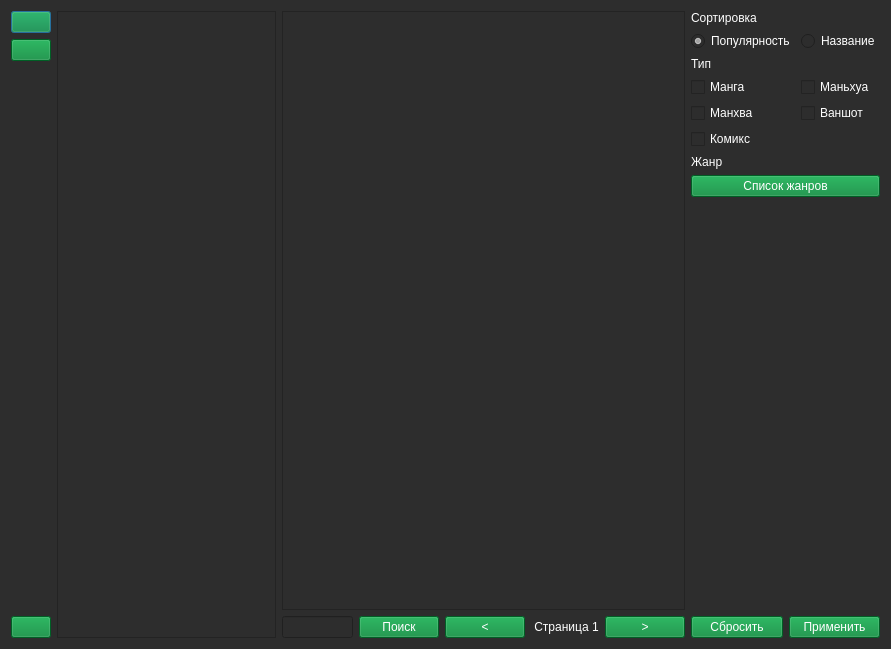
<?xml version="1.0" encoding="UTF-8"?>
<ui version="4.0">
 <class>Dialog</class>
 <widget class="QDialog" name="Dialog">
  <property name="geometry">
   <rect>
    <x>0</x>
    <y>0</y>
    <width>891</width>
    <height>649</height>
   </rect>
  </property>
  <property name="palette">
   <palette>
    <active>
     <colorrole role="WindowText">
      <brush brushstyle="SolidPattern">
       <color alpha="255">
        <red>255</red>
        <green>255</green>
        <blue>255</blue>
       </color>
      </brush>
     </colorrole>
     <colorrole role="Button">
      <brush brushstyle="SolidPattern">
       <color alpha="255">
        <red>45</red>
        <green>45</green>
        <blue>45</blue>
       </color>
      </brush>
     </colorrole>
     <colorrole role="Light">
      <brush brushstyle="SolidPattern">
       <color alpha="255">
        <red>45</red>
        <green>45</green>
        <blue>45</blue>
       </color>
      </brush>
     </colorrole>
     <colorrole role="Midlight">
      <brush brushstyle="SolidPattern">
       <color alpha="255">
        <red>45</red>
        <green>45</green>
        <blue>45</blue>
       </color>
      </brush>
     </colorrole>
     <colorrole role="Dark">
      <brush brushstyle="SolidPattern">
       <color alpha="255">
        <red>45</red>
        <green>45</green>
        <blue>45</blue>
       </color>
      </brush>
     </colorrole>
     <colorrole role="Mid">
      <brush brushstyle="SolidPattern">
       <color alpha="255">
        <red>45</red>
        <green>45</green>
        <blue>45</blue>
       </color>
      </brush>
     </colorrole>
     <colorrole role="Text">
      <brush brushstyle="SolidPattern">
       <color alpha="255">
        <red>255</red>
        <green>255</green>
        <blue>255</blue>
       </color>
      </brush>
     </colorrole>
     <colorrole role="ButtonText">
      <brush brushstyle="SolidPattern">
       <color alpha="255">
        <red>255</red>
        <green>255</green>
        <blue>255</blue>
       </color>
      </brush>
     </colorrole>
     <colorrole role="Base">
      <brush brushstyle="SolidPattern">
       <color alpha="255">
        <red>45</red>
        <green>45</green>
        <blue>45</blue>
       </color>
      </brush>
     </colorrole>
     <colorrole role="Window">
      <brush brushstyle="SolidPattern">
       <color alpha="255">
        <red>45</red>
        <green>45</green>
        <blue>45</blue>
       </color>
      </brush>
     </colorrole>
     <colorrole role="Shadow">
      <brush brushstyle="SolidPattern">
       <color alpha="255">
        <red>45</red>
        <green>45</green>
        <blue>45</blue>
       </color>
      </brush>
     </colorrole>
     <colorrole role="Highlight">
      <brush brushstyle="SolidPattern">
       <color alpha="255">
        <red>0</red>
        <green>133</green>
        <blue>62</blue>
       </color>
      </brush>
     </colorrole>
     <colorrole role="AlternateBase">
      <brush brushstyle="SolidPattern">
       <color alpha="255">
        <red>45</red>
        <green>45</green>
        <blue>45</blue>
       </color>
      </brush>
     </colorrole>
     <colorrole role="ToolTipBase">
      <brush brushstyle="SolidPattern">
       <color alpha="255">
        <red>45</red>
        <green>45</green>
        <blue>45</blue>
       </color>
      </brush>
     </colorrole>
     <colorrole role="ToolTipText">
      <brush brushstyle="SolidPattern">
       <color alpha="255">
        <red>236</red>
        <green>240</green>
        <blue>241</blue>
       </color>
      </brush>
     </colorrole>
     <colorrole role="PlaceholderText">
      <brush brushstyle="SolidPattern">
       <color alpha="255">
        <red>255</red>
        <green>255</green>
        <blue>255</blue>
       </color>
      </brush>
     </colorrole>
    </active>
    <inactive>
     <colorrole role="WindowText">
      <brush brushstyle="SolidPattern">
       <color alpha="255">
        <red>255</red>
        <green>255</green>
        <blue>255</blue>
       </color>
      </brush>
     </colorrole>
     <colorrole role="Button">
      <brush brushstyle="SolidPattern">
       <color alpha="255">
        <red>45</red>
        <green>45</green>
        <blue>45</blue>
       </color>
      </brush>
     </colorrole>
     <colorrole role="Light">
      <brush brushstyle="SolidPattern">
       <color alpha="255">
        <red>45</red>
        <green>45</green>
        <blue>45</blue>
       </color>
      </brush>
     </colorrole>
     <colorrole role="Midlight">
      <brush brushstyle="SolidPattern">
       <color alpha="255">
        <red>45</red>
        <green>45</green>
        <blue>45</blue>
       </color>
      </brush>
     </colorrole>
     <colorrole role="Dark">
      <brush brushstyle="SolidPattern">
       <color alpha="255">
        <red>45</red>
        <green>45</green>
        <blue>45</blue>
       </color>
      </brush>
     </colorrole>
     <colorrole role="Mid">
      <brush brushstyle="SolidPattern">
       <color alpha="255">
        <red>45</red>
        <green>45</green>
        <blue>45</blue>
       </color>
      </brush>
     </colorrole>
     <colorrole role="Text">
      <brush brushstyle="SolidPattern">
       <color alpha="255">
        <red>255</red>
        <green>255</green>
        <blue>255</blue>
       </color>
      </brush>
     </colorrole>
     <colorrole role="ButtonText">
      <brush brushstyle="SolidPattern">
       <color alpha="255">
        <red>255</red>
        <green>255</green>
        <blue>255</blue>
       </color>
      </brush>
     </colorrole>
     <colorrole role="Base">
      <brush brushstyle="SolidPattern">
       <color alpha="255">
        <red>45</red>
        <green>45</green>
        <blue>45</blue>
       </color>
      </brush>
     </colorrole>
     <colorrole role="Window">
      <brush brushstyle="SolidPattern">
       <color alpha="255">
        <red>45</red>
        <green>45</green>
        <blue>45</blue>
       </color>
      </brush>
     </colorrole>
     <colorrole role="Shadow">
      <brush brushstyle="SolidPattern">
       <color alpha="255">
        <red>45</red>
        <green>45</green>
        <blue>45</blue>
       </color>
      </brush>
     </colorrole>
     <colorrole role="Highlight">
      <brush brushstyle="SolidPattern">
       <color alpha="255">
        <red>0</red>
        <green>133</green>
        <blue>62</blue>
       </color>
      </brush>
     </colorrole>
     <colorrole role="AlternateBase">
      <brush brushstyle="SolidPattern">
       <color alpha="255">
        <red>45</red>
        <green>45</green>
        <blue>45</blue>
       </color>
      </brush>
     </colorrole>
     <colorrole role="ToolTipBase">
      <brush brushstyle="SolidPattern">
       <color alpha="255">
        <red>45</red>
        <green>45</green>
        <blue>45</blue>
       </color>
      </brush>
     </colorrole>
     <colorrole role="ToolTipText">
      <brush brushstyle="SolidPattern">
       <color alpha="255">
        <red>236</red>
        <green>240</green>
        <blue>241</blue>
       </color>
      </brush>
     </colorrole>
     <colorrole role="PlaceholderText">
      <brush brushstyle="SolidPattern">
       <color alpha="255">
        <red>255</red>
        <green>255</green>
        <blue>255</blue>
       </color>
      </brush>
     </colorrole>
    </inactive>
    <disabled>
     <colorrole role="WindowText">
      <brush brushstyle="SolidPattern">
       <color alpha="255">
        <red>255</red>
        <green>255</green>
        <blue>255</blue>
       </color>
      </brush>
     </colorrole>
     <colorrole role="Button">
      <brush brushstyle="SolidPattern">
       <color alpha="255">
        <red>45</red>
        <green>45</green>
        <blue>45</blue>
       </color>
      </brush>
     </colorrole>
     <colorrole role="Light">
      <brush brushstyle="SolidPattern">
       <color alpha="255">
        <red>45</red>
        <green>45</green>
        <blue>45</blue>
       </color>
      </brush>
     </colorrole>
     <colorrole role="Midlight">
      <brush brushstyle="SolidPattern">
       <color alpha="255">
        <red>45</red>
        <green>45</green>
        <blue>45</blue>
       </color>
      </brush>
     </colorrole>
     <colorrole role="Dark">
      <brush brushstyle="SolidPattern">
       <color alpha="255">
        <red>45</red>
        <green>45</green>
        <blue>45</blue>
       </color>
      </brush>
     </colorrole>
     <colorrole role="Mid">
      <brush brushstyle="SolidPattern">
       <color alpha="255">
        <red>45</red>
        <green>45</green>
        <blue>45</blue>
       </color>
      </brush>
     </colorrole>
     <colorrole role="Text">
      <brush brushstyle="SolidPattern">
       <color alpha="255">
        <red>255</red>
        <green>255</green>
        <blue>255</blue>
       </color>
      </brush>
     </colorrole>
     <colorrole role="ButtonText">
      <brush brushstyle="SolidPattern">
       <color alpha="255">
        <red>255</red>
        <green>255</green>
        <blue>255</blue>
       </color>
      </brush>
     </colorrole>
     <colorrole role="Base">
      <brush brushstyle="SolidPattern">
       <color alpha="255">
        <red>45</red>
        <green>45</green>
        <blue>45</blue>
       </color>
      </brush>
     </colorrole>
     <colorrole role="Window">
      <brush brushstyle="SolidPattern">
       <color alpha="255">
        <red>45</red>
        <green>45</green>
        <blue>45</blue>
       </color>
      </brush>
     </colorrole>
     <colorrole role="Shadow">
      <brush brushstyle="SolidPattern">
       <color alpha="255">
        <red>45</red>
        <green>45</green>
        <blue>45</blue>
       </color>
      </brush>
     </colorrole>
     <colorrole role="Highlight">
      <brush brushstyle="SolidPattern">
       <color alpha="255">
        <red>0</red>
        <green>120</green>
        <blue>215</blue>
       </color>
      </brush>
     </colorrole>
     <colorrole role="AlternateBase">
      <brush brushstyle="SolidPattern">
       <color alpha="255">
        <red>45</red>
        <green>45</green>
        <blue>45</blue>
       </color>
      </brush>
     </colorrole>
     <colorrole role="ToolTipBase">
      <brush brushstyle="SolidPattern">
       <color alpha="255">
        <red>45</red>
        <green>45</green>
        <blue>45</blue>
       </color>
      </brush>
     </colorrole>
     <colorrole role="ToolTipText">
      <brush brushstyle="SolidPattern">
       <color alpha="255">
        <red>236</red>
        <green>240</green>
        <blue>241</blue>
       </color>
      </brush>
     </colorrole>
     <colorrole role="PlaceholderText">
      <brush brushstyle="SolidPattern">
       <color alpha="255">
        <red>255</red>
        <green>255</green>
        <blue>255</blue>
       </color>
      </brush>
     </colorrole>
    </disabled>
   </palette>
  </property>
  <property name="windowTitle">
   <string>Dialog</string>
  </property>
  <property name="styleSheet">
   <string notr="true">color: rgb(255, 255, 255);
background-color: rgb(45, 45, 45);</string>
  </property>
  <layout class="QHBoxLayout" name="horizontalLayout_3">
   <item>
    <layout class="QVBoxLayout" name="verticalLayout_2">
     <item>
      <widget class="QPushButton" name="btn_mylist">
       <property name="styleSheet">
        <string notr="true">background-color: rgb(0, 133, 52);
color: rgb(255, 255, 255);</string>
       </property>
       <property name="text">
        <string/>
       </property>
       <property name="icon">
        <iconset>
         <normalon>images/library.png</normalon>
        </iconset>
       </property>
      </widget>
     </item>
     <item>
      <widget class="QPushButton" name="btn_main">
       <property name="styleSheet">
        <string notr="true">background-color: rgb(0, 133, 52);
color: rgb(255, 255, 255);</string>
       </property>
       <property name="text">
        <string/>
       </property>
       <property name="icon">
        <iconset>
         <normalon>images/main.png</normalon>
        </iconset>
       </property>
      </widget>
     </item>
     <item>
      <spacer name="verticalSpacer_2">
       <property name="orientation">
        <enum>Qt::Vertical</enum>
       </property>
       <property name="sizeHint" stdset="0">
        <size>
         <width>20</width>
         <height>40</height>
        </size>
       </property>
      </spacer>
     </item>
     <item>
      <widget class="QPushButton" name="btn_settings">
       <property name="styleSheet">
        <string notr="true">background-color: rgb(0, 133, 52);
color: rgb(255, 255, 255);</string>
       </property>
       <property name="text">
        <string/>
       </property>
      </widget>
     </item>
    </layout>
   </item>
   <item>
    <widget class="QListWidget" name="catalog_list">
     <property name="enabled">
      <bool>true</bool>
     </property>
    </widget>
   </item>
   <item>
    <layout class="QVBoxLayout" name="verticalLayout">
     <item>
      <widget class="QListWidget" name="list_manga">
       <property name="palette">
        <palette>
         <active>
          <colorrole role="WindowText">
           <brush brushstyle="SolidPattern">
            <color alpha="255">
             <red>255</red>
             <green>255</green>
             <blue>255</blue>
            </color>
           </brush>
          </colorrole>
          <colorrole role="Button">
           <brush brushstyle="SolidPattern">
            <color alpha="255">
             <red>45</red>
             <green>45</green>
             <blue>45</blue>
            </color>
           </brush>
          </colorrole>
          <colorrole role="Light">
           <brush brushstyle="SolidPattern">
            <color alpha="255">
             <red>45</red>
             <green>45</green>
             <blue>45</blue>
            </color>
           </brush>
          </colorrole>
          <colorrole role="Midlight">
           <brush brushstyle="SolidPattern">
            <color alpha="255">
             <red>45</red>
             <green>45</green>
             <blue>45</blue>
            </color>
           </brush>
          </colorrole>
          <colorrole role="Dark">
           <brush brushstyle="SolidPattern">
            <color alpha="255">
             <red>45</red>
             <green>45</green>
             <blue>45</blue>
            </color>
           </brush>
          </colorrole>
          <colorrole role="Mid">
           <brush brushstyle="SolidPattern">
            <color alpha="255">
             <red>45</red>
             <green>45</green>
             <blue>45</blue>
            </color>
           </brush>
          </colorrole>
          <colorrole role="Text">
           <brush brushstyle="SolidPattern">
            <color alpha="255">
             <red>255</red>
             <green>255</green>
             <blue>255</blue>
            </color>
           </brush>
          </colorrole>
          <colorrole role="ButtonText">
           <brush brushstyle="SolidPattern">
            <color alpha="255">
             <red>255</red>
             <green>255</green>
             <blue>255</blue>
            </color>
           </brush>
          </colorrole>
          <colorrole role="Base">
           <brush brushstyle="SolidPattern">
            <color alpha="255">
             <red>45</red>
             <green>45</green>
             <blue>45</blue>
            </color>
           </brush>
          </colorrole>
          <colorrole role="Window">
           <brush brushstyle="SolidPattern">
            <color alpha="255">
             <red>45</red>
             <green>45</green>
             <blue>45</blue>
            </color>
           </brush>
          </colorrole>
          <colorrole role="Shadow">
           <brush brushstyle="SolidPattern">
            <color alpha="255">
             <red>45</red>
             <green>45</green>
             <blue>45</blue>
            </color>
           </brush>
          </colorrole>
          <colorrole role="Highlight">
           <brush brushstyle="SolidPattern">
            <color alpha="255">
             <red>0</red>
             <green>133</green>
             <blue>62</blue>
            </color>
           </brush>
          </colorrole>
          <colorrole role="AlternateBase">
           <brush brushstyle="SolidPattern">
            <color alpha="255">
             <red>45</red>
             <green>45</green>
             <blue>45</blue>
            </color>
           </brush>
          </colorrole>
          <colorrole role="ToolTipBase">
           <brush brushstyle="SolidPattern">
            <color alpha="255">
             <red>45</red>
             <green>45</green>
             <blue>45</blue>
            </color>
           </brush>
          </colorrole>
          <colorrole role="ToolTipText">
           <brush brushstyle="SolidPattern">
            <color alpha="255">
             <red>236</red>
             <green>240</green>
             <blue>241</blue>
            </color>
           </brush>
          </colorrole>
          <colorrole role="PlaceholderText">
           <brush brushstyle="SolidPattern">
            <color alpha="255">
             <red>255</red>
             <green>255</green>
             <blue>255</blue>
            </color>
           </brush>
          </colorrole>
         </active>
         <inactive>
          <colorrole role="WindowText">
           <brush brushstyle="SolidPattern">
            <color alpha="255">
             <red>255</red>
             <green>255</green>
             <blue>255</blue>
            </color>
           </brush>
          </colorrole>
          <colorrole role="Button">
           <brush brushstyle="SolidPattern">
            <color alpha="255">
             <red>45</red>
             <green>45</green>
             <blue>45</blue>
            </color>
           </brush>
          </colorrole>
          <colorrole role="Light">
           <brush brushstyle="SolidPattern">
            <color alpha="255">
             <red>45</red>
             <green>45</green>
             <blue>45</blue>
            </color>
           </brush>
          </colorrole>
          <colorrole role="Midlight">
           <brush brushstyle="SolidPattern">
            <color alpha="255">
             <red>45</red>
             <green>45</green>
             <blue>45</blue>
            </color>
           </brush>
          </colorrole>
          <colorrole role="Dark">
           <brush brushstyle="SolidPattern">
            <color alpha="255">
             <red>45</red>
             <green>45</green>
             <blue>45</blue>
            </color>
           </brush>
          </colorrole>
          <colorrole role="Mid">
           <brush brushstyle="SolidPattern">
            <color alpha="255">
             <red>45</red>
             <green>45</green>
             <blue>45</blue>
            </color>
           </brush>
          </colorrole>
          <colorrole role="Text">
           <brush brushstyle="SolidPattern">
            <color alpha="255">
             <red>255</red>
             <green>255</green>
             <blue>255</blue>
            </color>
           </brush>
          </colorrole>
          <colorrole role="ButtonText">
           <brush brushstyle="SolidPattern">
            <color alpha="255">
             <red>255</red>
             <green>255</green>
             <blue>255</blue>
            </color>
           </brush>
          </colorrole>
          <colorrole role="Base">
           <brush brushstyle="SolidPattern">
            <color alpha="255">
             <red>45</red>
             <green>45</green>
             <blue>45</blue>
            </color>
           </brush>
          </colorrole>
          <colorrole role="Window">
           <brush brushstyle="SolidPattern">
            <color alpha="255">
             <red>45</red>
             <green>45</green>
             <blue>45</blue>
            </color>
           </brush>
          </colorrole>
          <colorrole role="Shadow">
           <brush brushstyle="SolidPattern">
            <color alpha="255">
             <red>45</red>
             <green>45</green>
             <blue>45</blue>
            </color>
           </brush>
          </colorrole>
          <colorrole role="Highlight">
           <brush brushstyle="SolidPattern">
            <color alpha="255">
             <red>0</red>
             <green>133</green>
             <blue>62</blue>
            </color>
           </brush>
          </colorrole>
          <colorrole role="AlternateBase">
           <brush brushstyle="SolidPattern">
            <color alpha="255">
             <red>45</red>
             <green>45</green>
             <blue>45</blue>
            </color>
           </brush>
          </colorrole>
          <colorrole role="ToolTipBase">
           <brush brushstyle="SolidPattern">
            <color alpha="255">
             <red>45</red>
             <green>45</green>
             <blue>45</blue>
            </color>
           </brush>
          </colorrole>
          <colorrole role="ToolTipText">
           <brush brushstyle="SolidPattern">
            <color alpha="255">
             <red>236</red>
             <green>240</green>
             <blue>241</blue>
            </color>
           </brush>
          </colorrole>
          <colorrole role="PlaceholderText">
           <brush brushstyle="SolidPattern">
            <color alpha="255">
             <red>255</red>
             <green>255</green>
             <blue>255</blue>
            </color>
           </brush>
          </colorrole>
         </inactive>
         <disabled>
          <colorrole role="WindowText">
           <brush brushstyle="SolidPattern">
            <color alpha="255">
             <red>255</red>
             <green>255</green>
             <blue>255</blue>
            </color>
           </brush>
          </colorrole>
          <colorrole role="Button">
           <brush brushstyle="SolidPattern">
            <color alpha="255">
             <red>45</red>
             <green>45</green>
             <blue>45</blue>
            </color>
           </brush>
          </colorrole>
          <colorrole role="Light">
           <brush brushstyle="SolidPattern">
            <color alpha="255">
             <red>45</red>
             <green>45</green>
             <blue>45</blue>
            </color>
           </brush>
          </colorrole>
          <colorrole role="Midlight">
           <brush brushstyle="SolidPattern">
            <color alpha="255">
             <red>45</red>
             <green>45</green>
             <blue>45</blue>
            </color>
           </brush>
          </colorrole>
          <colorrole role="Dark">
           <brush brushstyle="SolidPattern">
            <color alpha="255">
             <red>45</red>
             <green>45</green>
             <blue>45</blue>
            </color>
           </brush>
          </colorrole>
          <colorrole role="Mid">
           <brush brushstyle="SolidPattern">
            <color alpha="255">
             <red>45</red>
             <green>45</green>
             <blue>45</blue>
            </color>
           </brush>
          </colorrole>
          <colorrole role="Text">
           <brush brushstyle="SolidPattern">
            <color alpha="255">
             <red>255</red>
             <green>255</green>
             <blue>255</blue>
            </color>
           </brush>
          </colorrole>
          <colorrole role="ButtonText">
           <brush brushstyle="SolidPattern">
            <color alpha="255">
             <red>255</red>
             <green>255</green>
             <blue>255</blue>
            </color>
           </brush>
          </colorrole>
          <colorrole role="Base">
           <brush brushstyle="SolidPattern">
            <color alpha="255">
             <red>45</red>
             <green>45</green>
             <blue>45</blue>
            </color>
           </brush>
          </colorrole>
          <colorrole role="Window">
           <brush brushstyle="SolidPattern">
            <color alpha="255">
             <red>45</red>
             <green>45</green>
             <blue>45</blue>
            </color>
           </brush>
          </colorrole>
          <colorrole role="Shadow">
           <brush brushstyle="SolidPattern">
            <color alpha="255">
             <red>45</red>
             <green>45</green>
             <blue>45</blue>
            </color>
           </brush>
          </colorrole>
          <colorrole role="Highlight">
           <brush brushstyle="SolidPattern">
            <color alpha="255">
             <red>0</red>
             <green>120</green>
             <blue>215</blue>
            </color>
           </brush>
          </colorrole>
          <colorrole role="AlternateBase">
           <brush brushstyle="SolidPattern">
            <color alpha="255">
             <red>45</red>
             <green>45</green>
             <blue>45</blue>
            </color>
           </brush>
          </colorrole>
          <colorrole role="ToolTipBase">
           <brush brushstyle="SolidPattern">
            <color alpha="255">
             <red>45</red>
             <green>45</green>
             <blue>45</blue>
            </color>
           </brush>
          </colorrole>
          <colorrole role="ToolTipText">
           <brush brushstyle="SolidPattern">
            <color alpha="255">
             <red>236</red>
             <green>240</green>
             <blue>241</blue>
            </color>
           </brush>
          </colorrole>
          <colorrole role="PlaceholderText">
           <brush brushstyle="SolidPattern">
            <color alpha="255">
             <red>255</red>
             <green>255</green>
             <blue>255</blue>
            </color>
           </brush>
          </colorrole>
         </disabled>
        </palette>
       </property>
       <property name="autoFillBackground">
        <bool>false</bool>
       </property>
      </widget>
     </item>
     <item>
      <layout class="QHBoxLayout" name="horizontalLayout_2">
       <item>
        <widget class="QLineEdit" name="line_search">
         <property name="styleSheet">
          <string notr="true">background-color: rgb(45, 45, 45);
color: rgb(255, 255, 255);</string>
         </property>
        </widget>
       </item>
       <item>
        <widget class="QPushButton" name="btn_search">
         <property name="styleSheet">
          <string notr="true">background-color: rgb(0, 133, 52);
color: rgb(255, 255, 255);</string>
         </property>
         <property name="text">
          <string>Поиск</string>
         </property>
        </widget>
       </item>
       <item>
        <widget class="QPushButton" name="prev_page">
         <property name="styleSheet">
          <string notr="true">background-color: rgb(0, 133, 52);
color: rgb(255, 255, 255);</string>
         </property>
         <property name="text">
          <string>&lt;</string>
         </property>
        </widget>
       </item>
       <item>
        <widget class="QLabel" name="label_page">
         <property name="text">
          <string> Страница 1</string>
         </property>
        </widget>
       </item>
       <item>
        <widget class="QPushButton" name="next_page">
         <property name="styleSheet">
          <string notr="true">background-color: rgb(0, 133, 52);
color: rgb(255, 255, 255);</string>
         </property>
         <property name="text">
          <string>&gt;</string>
         </property>
        </widget>
       </item>
      </layout>
     </item>
    </layout>
   </item>
   <item>
    <layout class="QVBoxLayout" name="verticalLayout_3">
     <item>
      <layout class="QGridLayout" name="gridLayout">
       <item row="6" column="0">
        <widget class="QLabel" name="label_genre">
         <property name="text">
          <string>Жанр</string>
         </property>
        </widget>
       </item>
       <item row="4" column="1">
        <widget class="QCheckBox" name="type_one_shot">
         <property name="text">
          <string>Ваншот</string>
         </property>
         <property name="checked">
          <bool>false</bool>
         </property>
         <property name="tristate">
          <bool>false</bool>
         </property>
        </widget>
       </item>
       <item row="2" column="0">
        <widget class="QLabel" name="label_type">
         <property name="text">
          <string>Тип</string>
         </property>
        </widget>
       </item>
       <item row="4" column="0">
        <widget class="QCheckBox" name="type_manhwa">
         <property name="text">
          <string>Манхва</string>
         </property>
         <property name="checked">
          <bool>false</bool>
         </property>
         <property name="tristate">
          <bool>false</bool>
         </property>
        </widget>
       </item>
       <item row="3" column="0">
        <widget class="QCheckBox" name="type_manga">
         <property name="text">
          <string>Манга</string>
         </property>
         <property name="checked">
          <bool>false</bool>
         </property>
         <property name="tristate">
          <bool>false</bool>
         </property>
        </widget>
       </item>
       <item row="5" column="0">
        <widget class="QCheckBox" name="type_comics">
         <property name="text">
          <string>Комикс</string>
         </property>
         <property name="checked">
          <bool>false</bool>
         </property>
         <property name="tristate">
          <bool>false</bool>
         </property>
        </widget>
       </item>
       <item row="3" column="1">
        <widget class="QCheckBox" name="type_manhua">
         <property name="text">
          <string>Маньхуа</string>
         </property>
         <property name="checked">
          <bool>false</bool>
         </property>
         <property name="tristate">
          <bool>false</bool>
         </property>
        </widget>
       </item>
       <item row="1" column="1">
        <widget class="QRadioButton" name="sort_name">
         <property name="text">
          <string>Название</string>
         </property>
        </widget>
       </item>
       <item row="0" column="0">
        <widget class="QLabel" name="label_sort">
         <property name="text">
          <string>Сортировка</string>
         </property>
        </widget>
       </item>
       <item row="1" column="0">
        <widget class="QRadioButton" name="sort_popular">
         <property name="text">
          <string>Популярность</string>
         </property>
         <property name="checked">
          <bool>true</bool>
         </property>
        </widget>
       </item>
       <item row="8" column="0">
        <spacer name="verticalSpacer">
         <property name="orientation">
          <enum>Qt::Vertical</enum>
         </property>
         <property name="sizeHint" stdset="0">
          <size>
           <width>20</width>
           <height>40</height>
          </size>
         </property>
        </spacer>
       </item>
       <item row="7" column="0" colspan="2">
        <widget class="QPushButton" name="btn_genres_list">
         <property name="styleSheet">
          <string notr="true">background-color: rgb(0, 133, 52);
color: rgb(255, 255, 255);</string>
         </property>
         <property name="text">
          <string>Список жанров</string>
         </property>
        </widget>
       </item>
      </layout>
     </item>
     <item>
      <layout class="QHBoxLayout" name="horizontalLayout">
       <item>
        <widget class="QPushButton" name="filter_reset">
         <property name="styleSheet">
          <string notr="true">background-color: rgb(0, 133, 52);
color: rgb(255, 255, 255);</string>
         </property>
         <property name="text">
          <string>Сбросить</string>
         </property>
        </widget>
       </item>
       <item>
        <widget class="QPushButton" name="filter_apply">
         <property name="styleSheet">
          <string notr="true">background-color: rgb(0, 133, 52);
color: rgb(255, 255, 255);</string>
         </property>
         <property name="text">
          <string>Применить</string>
         </property>
        </widget>
       </item>
      </layout>
     </item>
    </layout>
   </item>
  </layout>
 </widget>
 <resources/>
 <connections/>
</ui>
